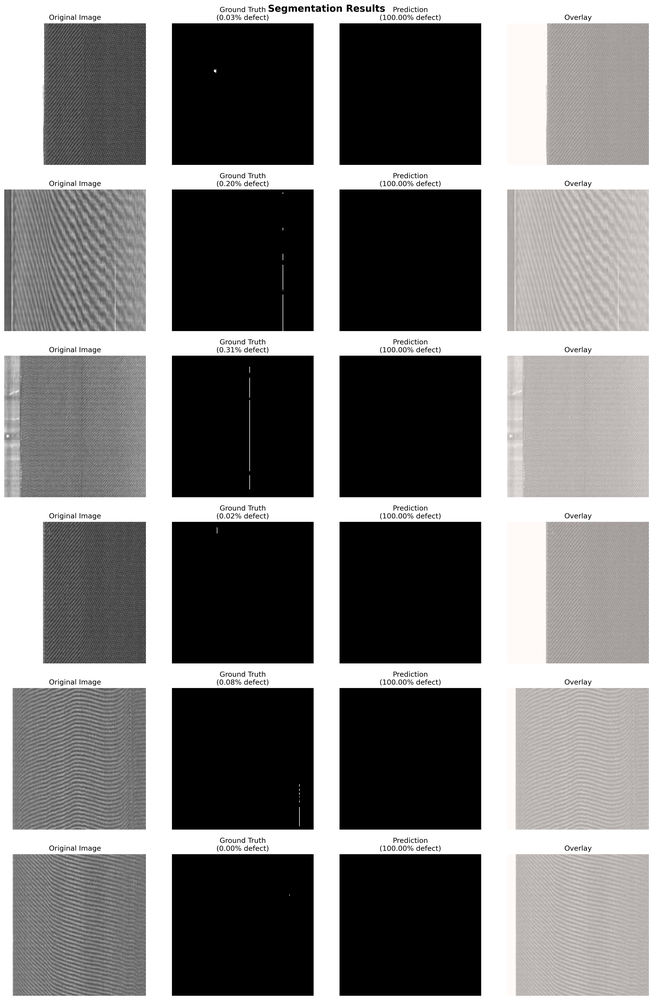
#> input picture unet_tiny_predictions.png, 653 x 1000 px, shrunk from 4614 x 7071 before the run, given as the content of the folder gle/input/original-aitex-dataset/aitex_dataset/Defect_images, which was not available
$ jupyter execute aitex-analysis.ipynb
#> lines starting #> are read from the running program, lines starting #| are printed output that depends on the picture; pictures that were not available may be replaced by others from this repository, and a replacement may not be noted
[cell 1]
import os
import glob
import pandas as pd
import seaborn as sns
import matplotlib.pyplot as plt

BASE_PATH = "/kaggle/input/original-aitex-dataset/aitex_dataset"
DEFECT_DIR = os.path.join(BASE_PATH, "Defect_images")
NODEFECT_DIR = os.path.join(BASE_PATH, "NODefect_images")

def parse_filename(filepath, label):
    filename = os.path.basename(filepath)

    if 'mask' in filename:
        return None

    parts = filename.replace('.png', '').split('_')

    # We expect 3 parts: [ImageNumber, DefectCode, FabricCode]
    # Example: 0001_002_23.png -> ['0001', '002', '23']
    if len(parts) == 3:
        return {
            "filepath": filepath,
            "filename": filename,
            "image_id": parts[0],
            "defect_code": parts[1], # '000' for normal, others for defects
            "fabric_code": parts[2],
            "label": label # 'Defect' or 'No Defect'
        }
    else:
        return None

data = []

defect_files = glob.glob(os.path.join(DEFECT_DIR, "*.png"))
for f in defect_files:
    meta = parse_filename(f, "Defect")
    if meta: data.append(meta)

nodefect_files = glob.glob(os.path.join(NODEFECT_DIR, "**", "*.png"), recursive=True)
for f in nodefect_files:
    meta = parse_filename(f, "No Defect")
    if meta: data.append(meta)

df = pd.DataFrame(data)

print(f"Total Images Index: {len(df)}")
print("Sample rows:")
display(df.head())

[cell 2]
# HOW MANY DEFECT TYPES?
# Exclude '000' : "No Defect"
defect_types = df[df['defect_code'] != '000']['defect_code'].unique()
print(f"Unique Defect Codes found: {len(defect_types)}")
print(f"Codes: {sorted(defect_types)}")

# FABRIC DISTRIBUTION
# Which fabrics are most common?
plt.figure(figsize=(12, 5))
sns.countplot(data=df, x='fabric_code', order=df['fabric_code'].value_counts().index)
plt.title("Number of Images per Fabric Code")
plt.xticks(rotation=45)
plt.show()
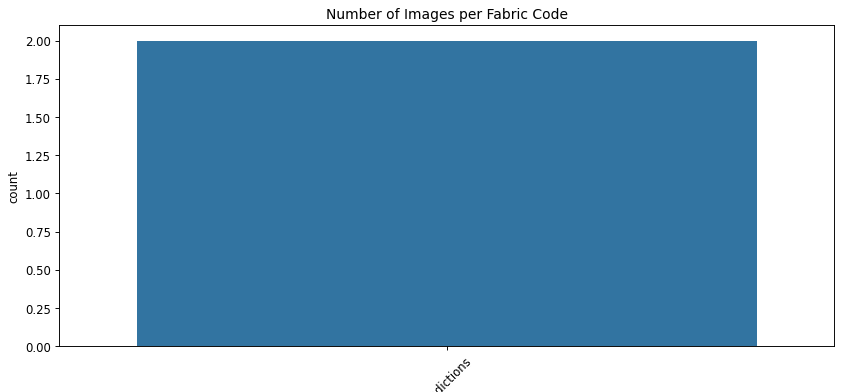
#> figure drawn by matplotlib, 1 panel

# DEFECTS PER FABRIC (The Heatmap)
crosstab = pd.crosstab(df['fabric_code'], df['label'])
print("\nDefect vs No-Defect breakdown per fabric:")
display(crosstab)

# Visualize it
crosstab.plot(kind='bar', stacked=True, figsize=(12, 5), color=['red', 'green'])
plt.title("Ratio of Defect vs No-Defect per Fabric")
plt.ylabel("Count")
plt.show()
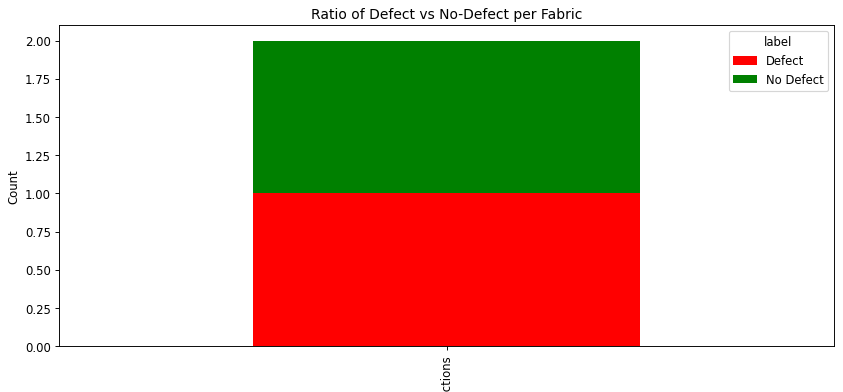
#> figure drawn by matplotlib, 1 panel

[cell 3]
import cv2

def inspect_defect_code(target_code, n_samples=3):
#> called with target_code = 'tiny', n_samples = 3
    samples = df[df['defect_code'] == target_code].sample(n=min(n_samples, len(df)))

    if len(samples) == 0:
        print(f"No images found for defect code {target_code}")
        return

    plt.figure(figsize=(15, 5))
    plt.suptitle(f"Inspection: Defect Code {target_code}", fontsize=16)

    for i, (_, row) in enumerate(samples.iterrows()):
        img_path = row['filepath']
        img = cv2.imread(img_path)
#> img is the input picture: shape (1000, 653, 3); mean B, G, R 123.4, 123.9, 124.8
        img = cv2.cvtColor(img, cv2.COLOR_BGR2RGB) # Convert to RGB for matplotlib

        plt.subplot(1, n_samples, i+1)
        plt.imshow(img)
        plt.title(f"Fabric: {row['fabric_code']}\nID: {row['image_id']}")
        plt.axis('off')

    plt.tight_layout()
    plt.show()
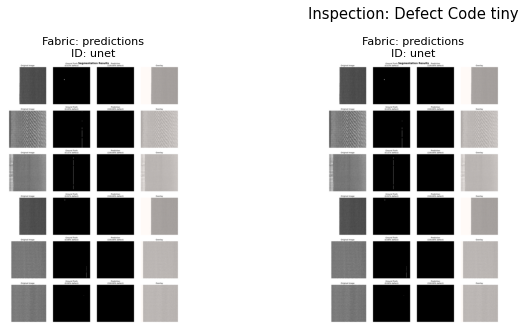
#> figure drawn by matplotlib, 2 panels

most_common_defect = df[df['label']=='Defect']['defect_code'].mode()[0]
print(f"Most common defect is: {most_common_defect}")

inspect_defect_code(most_common_defect)
